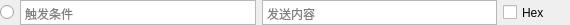
<?xml version="1.0" encoding="UTF-8"?>
<ui version="4.0">
 <class>VReceiveTrig</class>
 <widget class="QWidget" name="VReceiveTrig">
  <property name="geometry">
   <rect>
    <x>0</x>
    <y>0</y>
    <width>570</width>
    <height>25</height>
   </rect>
  </property>
  <property name="minimumSize">
   <size>
    <width>0</width>
    <height>25</height>
   </size>
  </property>
  <property name="windowTitle">
   <string>Form</string>
  </property>
  <layout class="QHBoxLayout" name="horizontalLayout">
   <property name="leftMargin">
    <number>0</number>
   </property>
   <property name="topMargin">
    <number>0</number>
   </property>
   <property name="rightMargin">
    <number>0</number>
   </property>
   <property name="bottomMargin">
    <number>0</number>
   </property>
   <item>
    <widget class="QRadioButton" name="radioButton">
     <property name="text">
      <string/>
     </property>
    </widget>
   </item>
   <item>
    <widget class="QTextEdit" name="textEdit_trig">
     <property name="sizePolicy">
      <sizepolicy hsizetype="Preferred" vsizetype="Preferred">
       <horstretch>0</horstretch>
       <verstretch>0</verstretch>
      </sizepolicy>
     </property>
     <property name="minimumSize">
      <size>
       <width>0</width>
       <height>10</height>
      </size>
     </property>
     <property name="maximumSize">
      <size>
       <width>16777215</width>
       <height>16777215</height>
      </size>
     </property>
     <property name="placeholderText">
      <string>触发条件</string>
     </property>
    </widget>
   </item>
   <item>
    <widget class="QTextEdit" name="textEdit_send_msg">
     <property name="sizePolicy">
      <sizepolicy hsizetype="Preferred" vsizetype="Preferred">
       <horstretch>0</horstretch>
       <verstretch>0</verstretch>
      </sizepolicy>
     </property>
     <property name="minimumSize">
      <size>
       <width>0</width>
       <height>10</height>
      </size>
     </property>
     <property name="maximumSize">
      <size>
       <width>16777215</width>
       <height>16777215</height>
      </size>
     </property>
     <property name="placeholderText">
      <string>发送内容</string>
     </property>
    </widget>
   </item>
   <item>
    <widget class="QCheckBox" name="checkBox">
     <property name="sizePolicy">
      <sizepolicy hsizetype="Minimum" vsizetype="Preferred">
       <horstretch>0</horstretch>
       <verstretch>0</verstretch>
      </sizepolicy>
     </property>
     <property name="text">
      <string>Hex</string>
     </property>
     <property name="iconSize">
      <size>
       <width>16</width>
       <height>16</height>
      </size>
     </property>
     <property name="tristate">
      <bool>false</bool>
     </property>
    </widget>
   </item>
   <item>
    <spacer name="horizontalSpacer">
     <property name="orientation">
      <enum>Qt::Horizontal</enum>
     </property>
     <property name="sizeHint" stdset="0">
      <size>
       <width>40</width>
       <height>20</height>
      </size>
     </property>
    </spacer>
   </item>
  </layout>
 </widget>
 <resources/>
 <connections/>
</ui>
